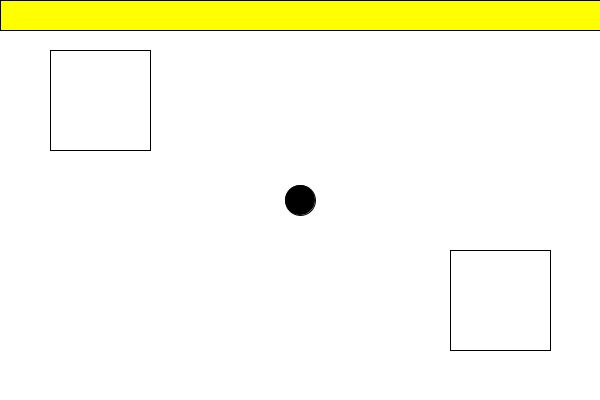
Frame 1 (no input)
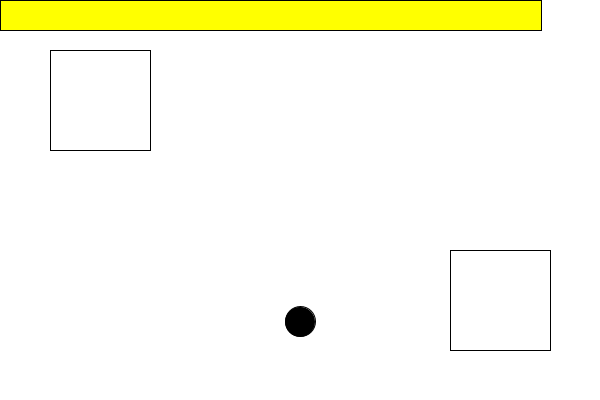
Frame 60 (the mouse pressed at the canvas centre just before this capture)
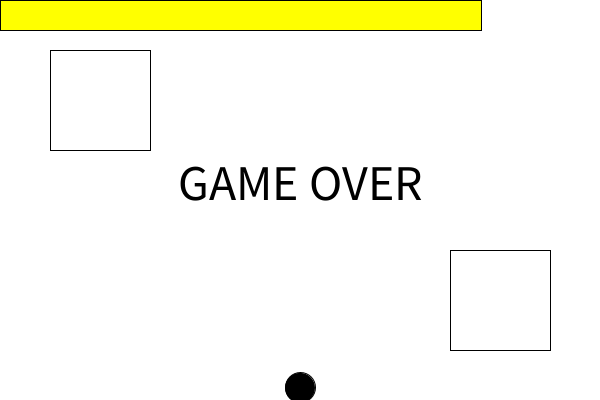
Frame 120 (the mouse held since frame 60 and released just before this capture)

The Processing sketch that drew these frames (run headless with seeded random() and noise(); from frame 60 on, the mouse is pressed at the canvas centre):

// Processing sketch: moveCircle2
// ── moveCircle2.pde
float x, y ;
int w, h;
float sx = 0, sy = 0;
boolean gameOver=false;
boolean rect1=false;
boolean rect2=false;
boolean clear=false;
int count=600;

void setup() {
  size(600, 400);
  x = width/2;
  y = height/2;
  w = 30;
  h = 30;
}

void draw() {
  background(255);

  fill(255,255,0);
  rect(0, 0, count, 30);
  count -= 1;

  if (rect1) {
    fill(255,0,0);
  } else if (x+w/2 >= 50 && x-w/2 <= 50+100
      && y+h/2 >= 50 && y-h/2 <= 50+100) {
    fill(255,0,0);
    rect1 = true;
  } else {
    fill(255);
  }
  rect(50, 50, 100, 100);

  if (rect2) {
    fill(0,0,255);
  } else if (x+w/2 >= 450 && x-w/2 <= 450+100
      && y+h/2 >= 250 && y-h/2 <= 250+100) {
    fill(0,0,255);
    rect2 = true;
  } else {
    fill(255);
  }
  rect(450, 250, 100, 100);

  fill(0);
  ellipse(x, y, w, h);

  if (rect1 && rect2) {
    textSize(50);
    textAlign(CENTER);
    text("CLEAR", 300, 200);
    return;
  }
  if (gameOver || count<0) {
    textSize(50);
    textAlign(CENTER);
    text("GAME OVER", 300, 200);
    return;
  }
  
  if (keyPressed) {
    if (keyCode == UP) {
      sy -= 1;
    }
    if (keyCode == DOWN) {
      sy += 1;
    }
    if (keyCode == LEFT) {
      sx -= 1;
    }
    if (keyCode == RIGHT) {
      sx += 1;
    }
  }

  sy += 0.1;
  sx *= 0.98;
  sy *= 0.98;
  x += sx;
  y += sy;
  
  if (x < w/2 || x > (width - w/2) || y < h/2 || y > (height - h/2)) {
    gameOver = true;
  }
}
